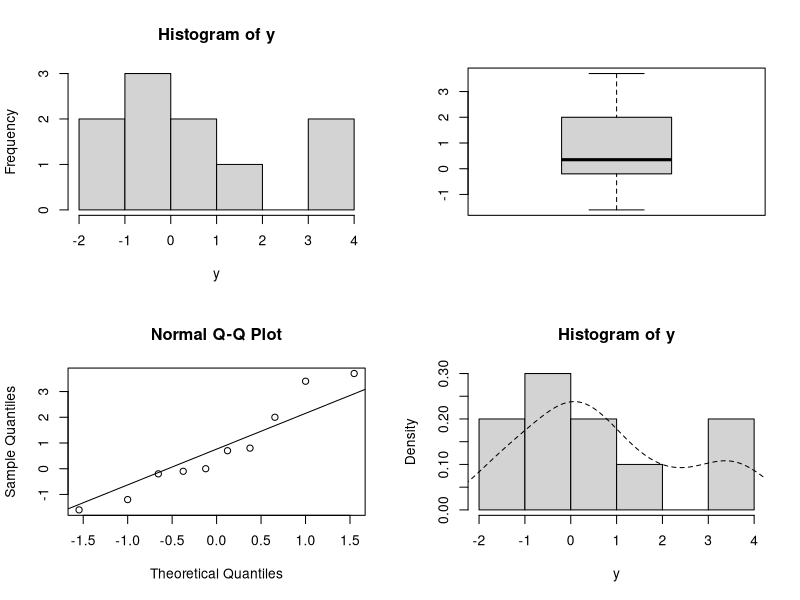
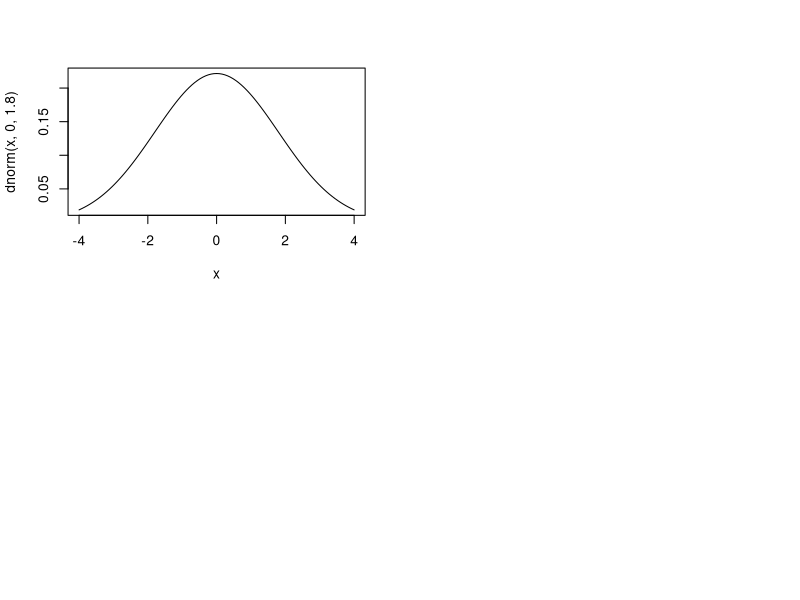
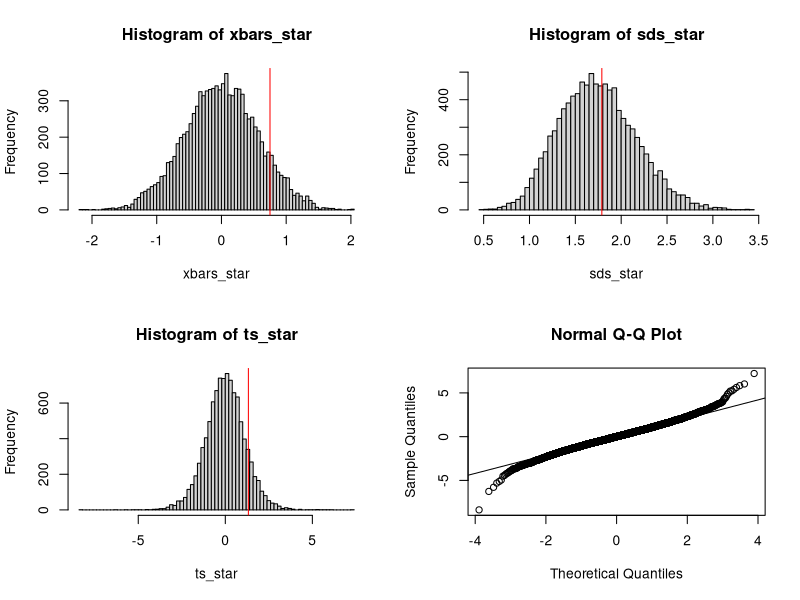
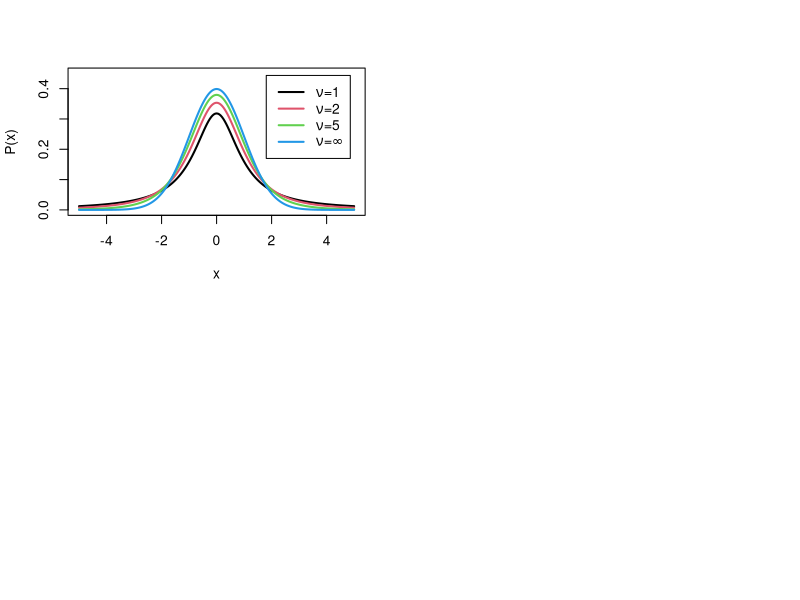
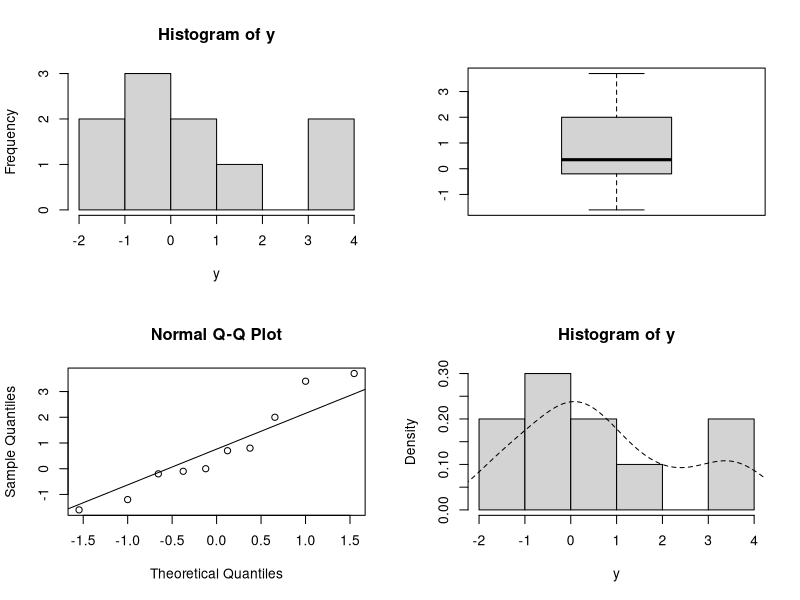
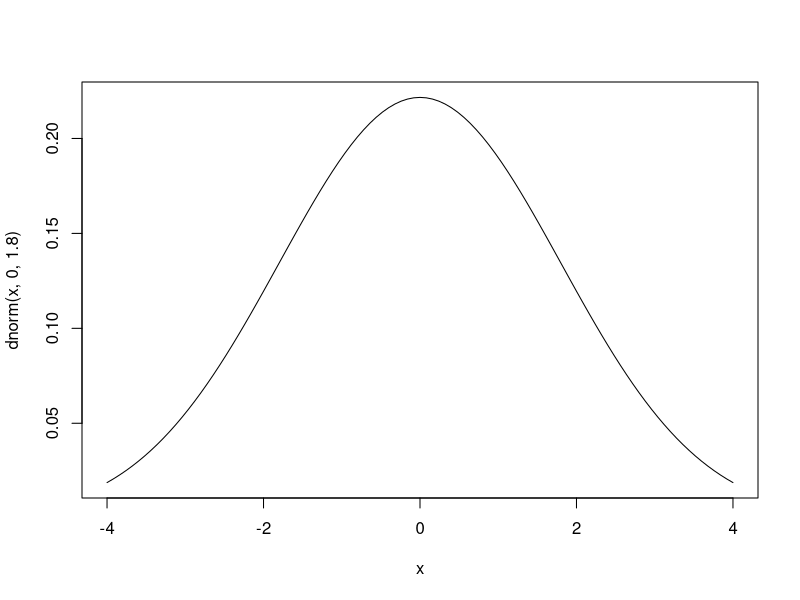
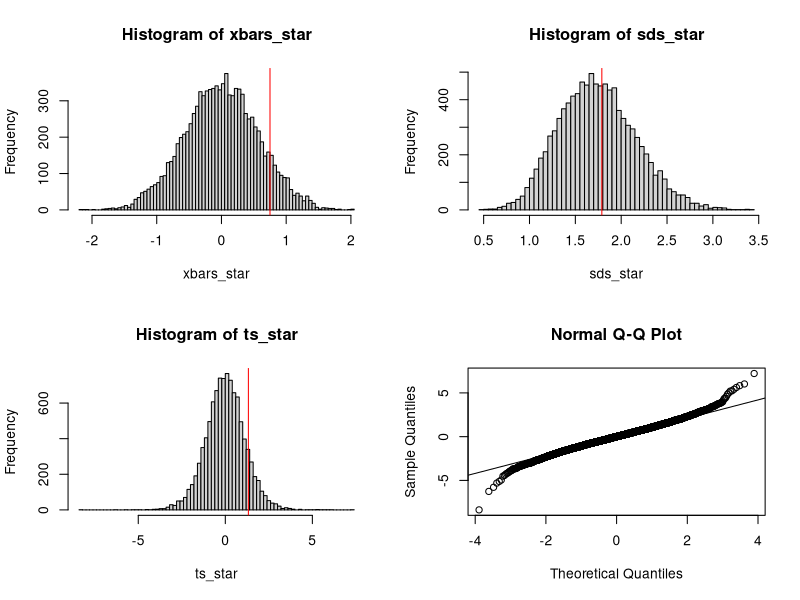
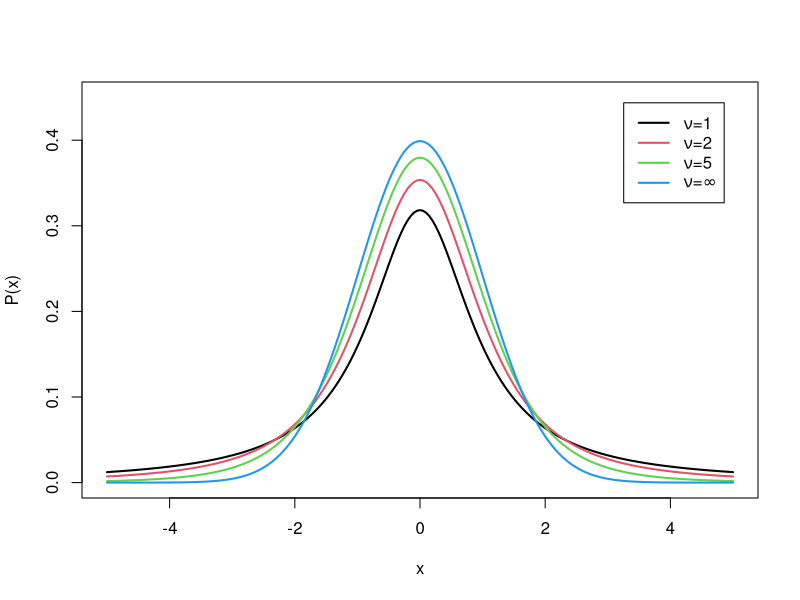

These charts were generated, in order, by the following R code: (Note: this script raises an error after producing the figures.)

# 약제 1을 복용했을 때 수면시간의 증가 (단위는 시간이다)

y <- sleep$extra[sleep$group == 1]
y

summary(y)
sd(y)

par(mfrow=c(2,2))
hist(y)
boxplot(y)
qqnorm(y); qqline(y)
hist(y, prob=TRUE)
lines(density(y), lty=2)


png("../plots/6-1.png", 5.5, 4, units='in', pointsize=9, res=600)
y <- sleep$extra[sleep$group == 1]
opar <- par(mfrow=c(2,2))
hist(y)
boxplot(y)
qqnorm(y); qqline(y)
hist(y, prob=TRUE)
lines(density(y), lty=2)
par(opar)
dev.off()

# '일변량 t-검정(one-sample t-test)'
t.test(y)

t.test(y, alternative="greater")


# 개개인의 수면시간증가값 모형
#  평균이 0이고, 표준편차가 1.8(시간)인 종 모양의 분포(bell shaped distribution)
# N(0, 1.8^2)
curve(dnorm(x, 0, 1.8), -4, 4)

png("../plots/6-2.png", 5.5, 4, units='in', pointsize=9, res=600)
curve(dnorm(x, 0, 1.8), -4, 4)
dev.off()


# 크기가 10개인 새로운 표본
options(digits = 3)
set.seed(1606)
(y_star <- rnorm(10, 0, 1.8))
mean(y_star-0); sd(y_star)
(t_star <- mean(y_star-0) / (sd(y_star)/sqrt(length(y_star))))


(y_star <- rnorm(10, 0, 1.8))
mean(y_star-0); sd(y_star)
(t_star <- mean(y_star-0) / (sd(y_star)/sqrt(length(y_star))))


(y_star <- rnorm(10, 0, 1.8))
mean(y_star-0); sd(y_star)
(t_star <- mean(y_star-0) / (sd(y_star)/sqrt(length(y_star))))


# 10,000개의 평행우주의 표본 (각 표본은 10개의 관측치를 포함한다)
# , 그리고 각 표본의 평균값, 표본표준편차, 그리고 t-통계량 값을  계산할 수 있다:

set.seed(1606)
B <- 1e4
n <- 10
xbars_star <- rep(NA, B)
sds_star <- rep(NA, B)
ts_star <- rep(NA, B)
for(b in 1:B){
  y_star <- rnorm(n, 0, 1.789)
  m <- mean(y_star)
  s <- sd(y_star)
  xbars_star[b] <- m
  sds_star[b] <- s
  ts_star[b] <- m / (s/sqrt(n))
}


opar <- par(mfrow=c(2,2))
hist(xbars_star, nclass=100)
abline(v = 0.75, col='red')
hist(sds_star, nclass=100)
abline(v = 1.789, col='red')
hist(ts_star, nclass=100)
abline(v = 1.3257, col='red')
qqnorm(ts_star); qqline(ts_star)
par(opar)

png("../plots/6-3.png", 5.5*.8, 4, units='in', pointsize=9, res=600)
opar <- par(mfrow=c(2,2))
hist(xbars_star, nclass=100)
abline(v = 0.75, col='red')
hist(sds_star, nclass=100)
abline(v = 1.789, col='red')
hist(ts_star, nclass=100)
abline(v = 1.3257, col='red')
qqnorm(ts_star); qqline(ts_star)
par(opar)
dev.off()


# 우리가 관측한 t-통계량 값 1.3257은 시뮬레이션 분포에서 어디에 있는가?

length(which(ts_star > 1.3257)) / B

# 스튜던트 t 분포
# 다양한 자유도 값에 따른 t 밀도함수
# https://en.wikipedia.org/wiki/Student%27s_t-distribution
# Credit: 권용찬
nlist=c(1,2,5)
x <- seq(-5, 5, 0.05)
y <- matrix(0, nr=length(x), nc=length(nlist))
plot(x, type="n", xlab="x", ylab="P(x)",
     xlim=c(-5,5), ylim=c(0, 0.45))
for( i in 1:length(nlist)){
  y[,i] <- dt(x, df=nlist[i])
  lines(x, y[,i], col=i, lwd=2)
}
lines(x, dnorm(x), col=4, lwd=2)
legend_text <- c(expression(paste(nu,"=1 ")),
                 expression(paste(nu,"=2 ")),
                 expression(paste(nu,"=5 ")),
                 expression(paste(nu,"=",infinity)))
legend("topright", legend=legend_text, lty=1, lwd=2, col=c(1:3,4),
       inset=.05)


png("../plots/6-4.png", 5.5, 4, units='in', pointsize=9, res=600)
nlist=c(1,2,5)
x <- seq(-5, 5, 0.05)
y <- matrix(0, nr=length(x), nc=length(nlist))
plot(x, type="n", xlab="x", ylab="P(x)",
     xlim=c(-5,5), ylim=c(0, 0.45))
for( i in 1:length(nlist)){
  y[,i] <- dt(x, df=nlist[i])
  lines(x, y[,i], col=i, lwd=2)
}
lines(x, dnorm(x), col=4, lwd=2)
legend_text <- c(expression(paste(nu,"=1 ")),
                 expression(paste(nu,"=2 ")),
                 expression(paste(nu,"=5 ")),
                 expression(paste(nu,"=",infinity)))
legend("topright", legend=legend_text, lty=1, lwd=2, col=c(1:3,4), inset=.05)
dev.off()




# 8. 신뢰구간의 의미
set.seed(1606)
(y_star <- rnorm(10, 1, 1.8))
t.test(y_star)$conf.int
(y_star <- rnorm(10, 1, 1.8))
t.test(y_star)$conf.int
(y_star <- rnorm(10, 1, 1.8))
t.test(y_star)$conf.int


set.seed(1606)
B = 1e2
conf_intervals <-
  data.frame(b=rep(NA, B),
             lower=rep(NA, B),
             xbar=rep(NA, B),
             upper=rep(NA, B))
true_mu <- 1.0
for(b in 1:B){
  (y_star <- rnorm(10, true_mu, 1.8))
  conf_intervals[b, ] = c(b=b,
                          lower=t.test(y_star)$conf.int[1],
                          xbar=mean(y_star),
                          upper=t.test(y_star)$conf.int[2])
}
conf_intervals <- conf_intervals %>%
  mutate(lucky = (lower <= true_mu & true_mu <= upper))

glimpse(conf_intervals)
table(conf_intervals$lucky)
conf_intervals %>% ggplot(aes(b, xbar, col=lucky)) +
  geom_point() +
  geom_errorbar(aes(ymin=lower, ymax=upper)) +
  geom_hline(yintercept=true_mu, col='red')
ggsave("../plots/6-6.png", width=5.5, height=4, units='in', dpi=600)



# 6.10.2. 중심극한정리

set.seed(1606)
B <- 1e4
n <- 10
xbars_star= rep(NA, B)
for(b in 1:B){
  xbars_star[b] <- mean(sample(c(0,1), size=n, replace=TRUE))
}
hist(xbars_star, nclass=100)

png("../plots/6-8.png", 5.5, 4*.8, units='in', pointsize=9, res=600)
opar = par(mfrow=c(1,2))
hist(c(0, 1), nclass=100, prob=TRUE, main='Individual sleep time increase')
hist(xbars_star, nclass=100, main='Sample mean of 10 obs')
par(opar)
dev.off()

# 6.11. 모수추정의 정확도는 sqrt(n)에 비례한다.
diff(t.test(y)$conf.int)
mean(y)
diff(t.test(y)$conf.int)/2

# 자료의 incremental 가치
png("../plots/6-9.png", 5.5, 4*.8, units='in', pointsize=9, res=600)
opar = par(mfrow=c(1,2))
curve(1/sqrt(x), 1, 1000, log='x', main='s.e. vs sample size')
curve((1/sqrt(x) - 1/sqrt(x+10)) / (1/sqrt(x)), 1, 1000, log='x',
      main='% decrease in s.e. \nwhen adding 10 obs')
par(opar)
dev.off()
